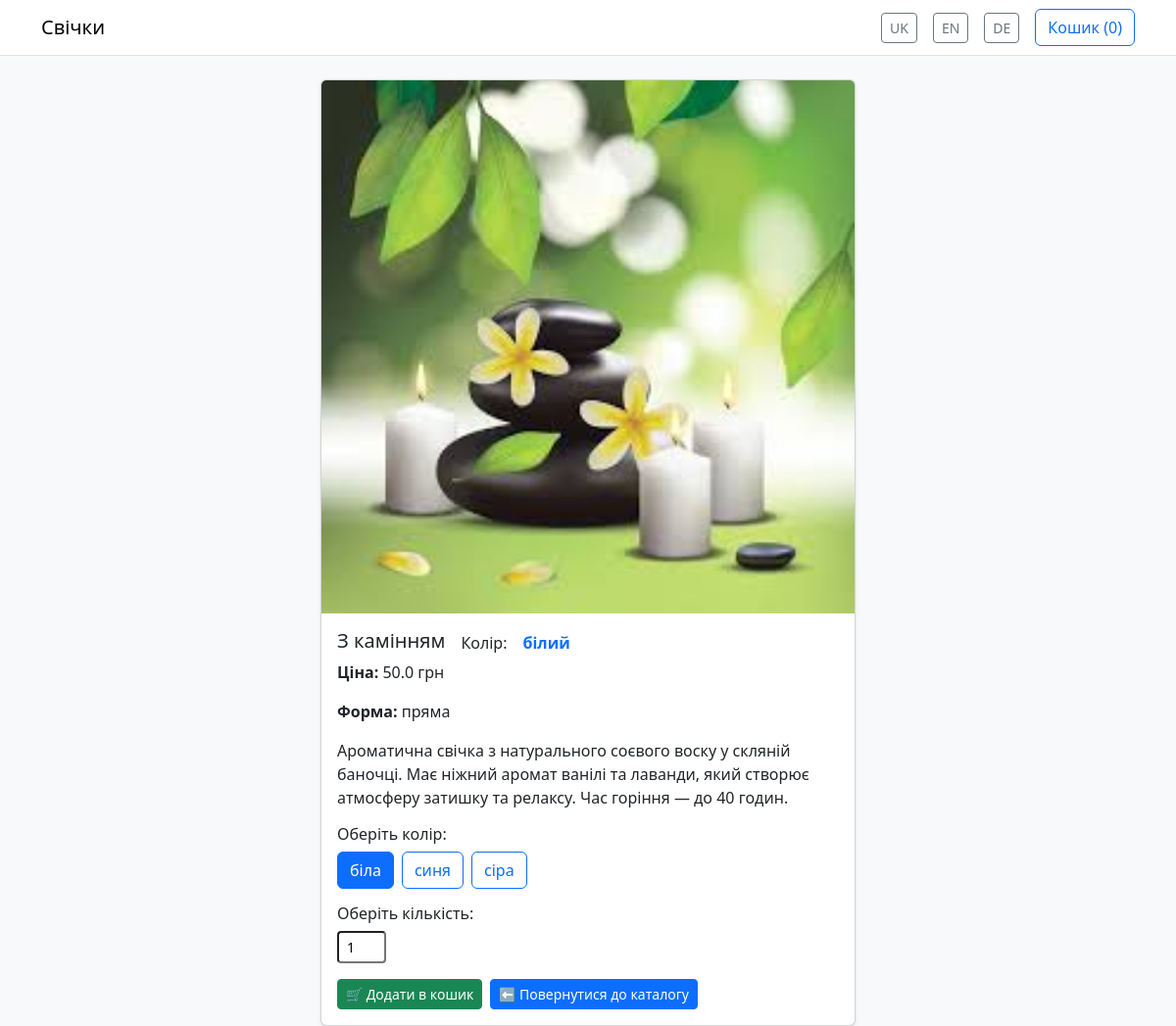
Page /product/9 on the earlier database version.
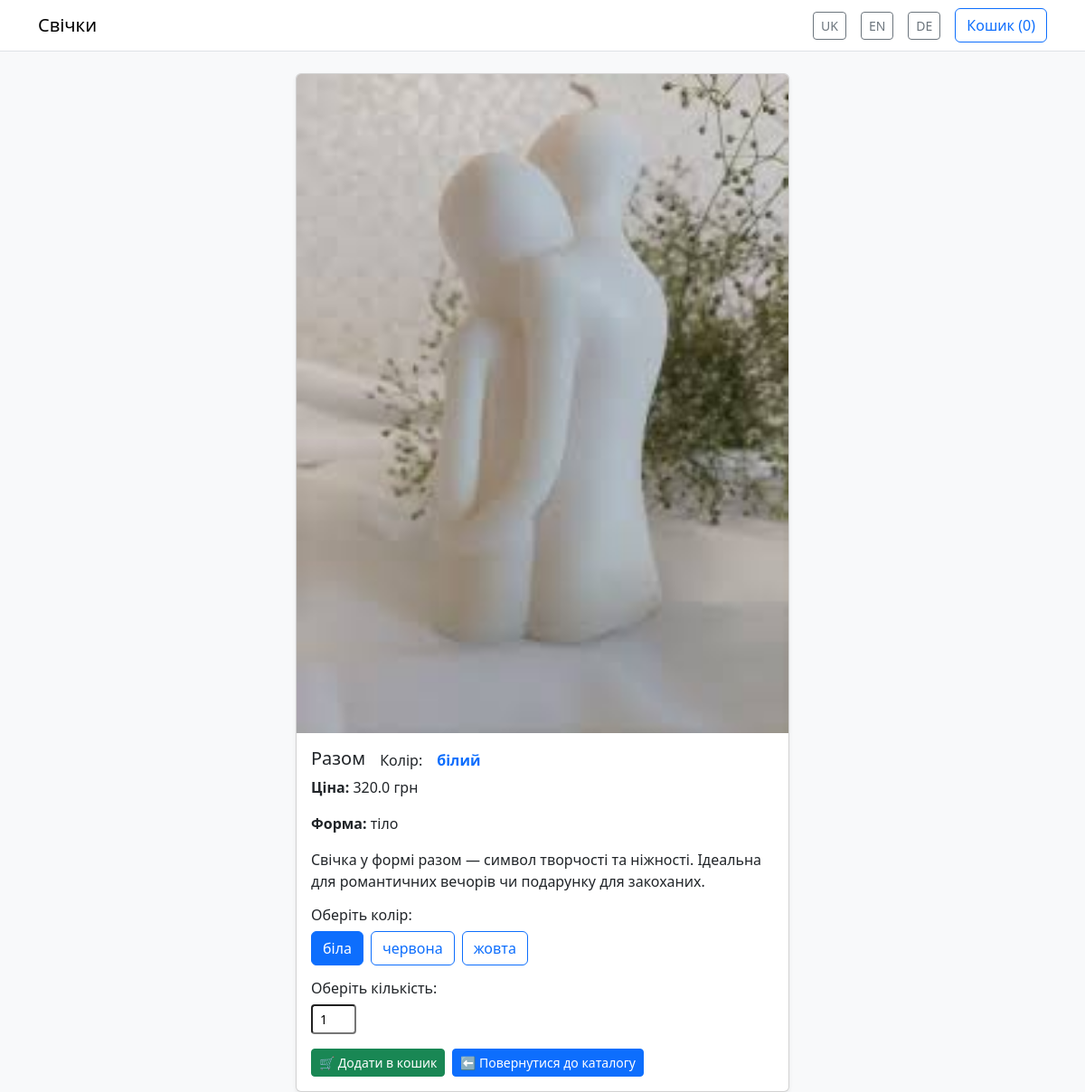
Same page on the later database version.
### tables this page shows
CREATE TABLE candles (
        id INTEGER PRIMARY KEY AUTOINCREMENT,
        name TEXT NOT NULL,
        price REAL NOT NULL,
        description TEXT,
        image_url TEXT,
        shape TEXT,
        colors TEXT
    );

### site_app.py (the view)
@app.route("/product/<int:candle_id>")
def product(candle_id):
    conn = sqlite3.connect("app.db")
    cursor = conn.cursor()
    cursor.execute("SELECT * FROM candles WHERE id=?", (candle_id,))
    candle = cursor.fetchone()
    conn.close()
    return render_template("site/product.html", candle=candle)

### site_app.py (called while the page is built)
def get_locale():
    lang = request.args.get("lang")
    if lang in app.config["BABEL_SUPPORTED_LOCALES"]:
        return lang
    cookie_lang = request.cookies.get("lang")
    if cookie_lang in app.config["BABEL_SUPPORTED_LOCALES"]:
        return cookie_lang
    return app.config["BABEL_DEFAULT_LOCALE"]

@app.context_processor
def inject_globals():
    cart = session.get("cart", [])
    return dict(cart_count=len(cart), current_lang=get_locale())

### templates/site/product.html (shortened to what this page needs)
{% extends "site/site_base.html" %}
{% block content %}
<div class="row justify-content-center">
  <div class="col-12 col-sm-8 col-md-6">
    <div class="card shadow-sm h-100">
      <img src="{{ url_for('static', filename=candle[4]) }}" class="card-img-top" alt="{{ candle[1] }}">
      <div class="card-body">
        <h5 class="card-title d-flex align-items-end gap-2">
          {{ candle[1] }}
          <span class="ms-2 fs-6">{{ _('Колір') }}:</span>
          <span id="color-name" class="ms-2 text-primary fw-semibold fs-6">білий</span>
        </h5>
        <p><strong>{{ _('Ціна') }}:</strong> {{ candle[2] }} {{ _('грн') }}</p>
        <p><strong>{{ _('Форма') }}:</strong> {{ candle[5] }}</p>
        <p>{{ candle[3] }}</p>
        <h6>{{ _('Оберіть колір') }}:</h6>
        {% set colors = candle[6].split(",") if candle[6] else [] %}
        <form method="POST" action="{{ url_for('add_to_cart', candle_id=candle[0]) }}">
          <div class="d-flex flex-wrap gap-2 mb-3" id="color-options">
            {% for color in colors %}
              <label class="btn btn-outline-primary" for="color{{ loop.index }}">{{ color|trim }}</label>
            {% endfor %}
          </div>
          <h6>{{ _('Оберіть кількість') }}:</h6>
          <div class="mb-3">
            <input type="number" name="quantity" class="form-control-sm" style="width: 50px;" value="1" min="1" required>
          </div>
          <div class="d-flex gap-2">
            <button type="submit" class="btn btn-success btn-sm">🛒 {{ _('Додати в кошик') }}</button>
            <a href="{{ url_for('index') }}" class="btn btn-primary btn-sm">⬅ {{ _('Повернутися до каталогу') }}</a>
          </div>
        </form>
      </div>
    </div>
{% endblock %}

Differences in the rows shown:
changed candles: image_url: a different picture; name "З камінням" → "Разом"; price "50.0" → "320.0"; shape "пряма" → "тіло"; description "Ароматична свічка з натурального соєвого воску у скляній баночці. Має ніжний аромат ванілі та лаванди, який створює атмосферу затишку та релаксу. Час горіння — до 40 годин." → "Свічка у формі разом — символ творчості та ніжності. Ідеальна для романтичних вечорів чи подарунку для закоханих."
Other differences:
new list line: "червона"
new list line: "жовта"
list line gone: "синя"
list line gone: "сіра"
